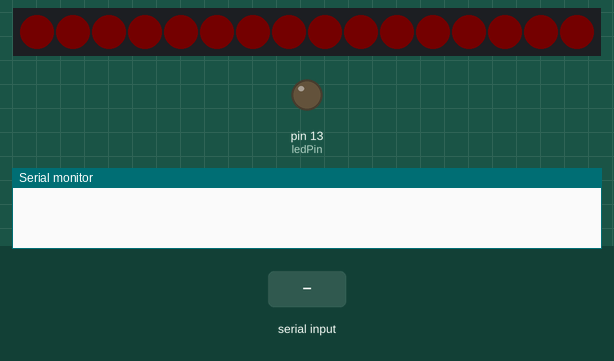
Recording of a sketch running on a simulated Arduino Uno, built with avr-gcc and run on an emulated ATmega328P. On the bench: 16 RGB LEDs in strip order, left to right, output pins drawn as LEDs (lit = HIGH), the last lines printed to the serial monitor. The inputs (shaded band) are chosen by the test bench. Dim RGB values are drawn brighter than linear.

Above: at 0.1 s.
5.3 s: "<90,45,200>" received over Serial
At 5.8 s:
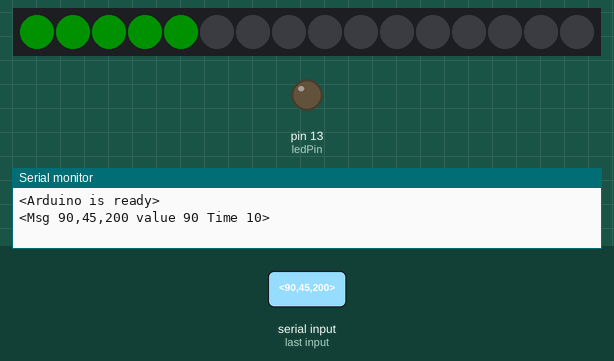
8.3 s: "<200>" received over Serial
At 9.7 s:
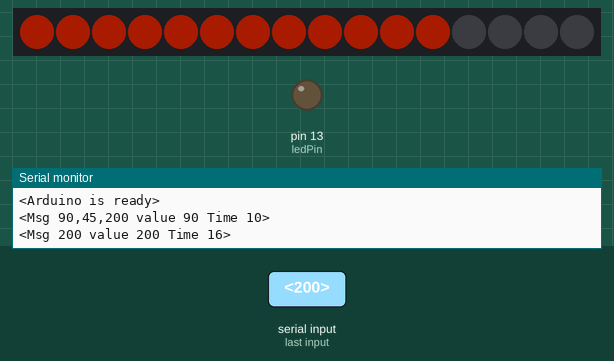
11.3 s: "<30,150>" received over Serial
At 12.9 s:
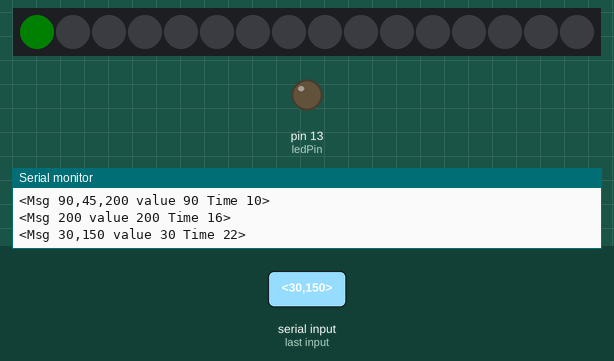
14.3 s: "<90,45>" received over Serial
At 15.0 s:
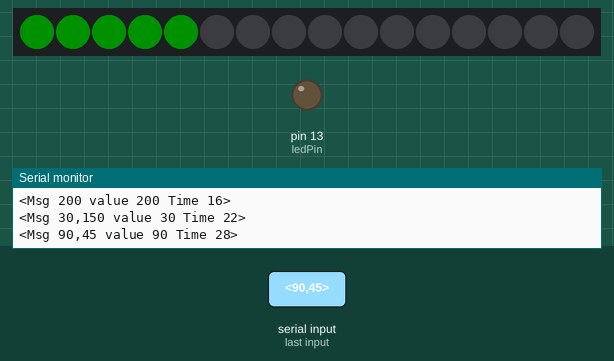
17.3 s: "<5>" received over Serial
At 18.5 s:
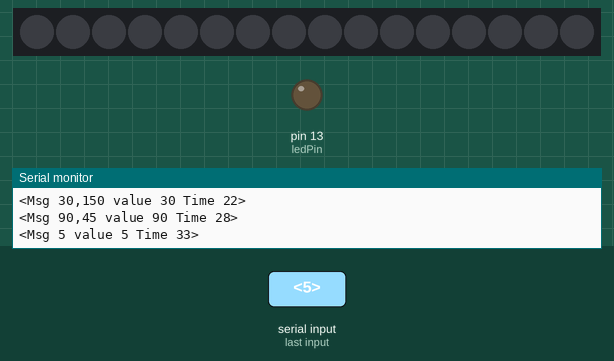
Timing chart, 0 to 19.8 s (numbered marks = the images above; inputs shaded):
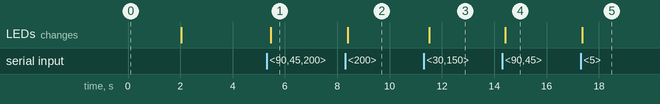

The sketch:

audiovisualizer.ino
```cpp
#include <Adafruit_NeoPixel.h>

#define PIN 11
Adafruit_NeoPixel strip = Adafruit_NeoPixel(16, PIN, NEO_GRB + NEO_KHZ800);

const int ledPin = 13;

const byte buffSize = 40;
char inputBuffer[buffSize];
const char startMarker = '<';
const char endMarker = '>';
byte bytesRecvd = 0;
boolean readInProgress = false;
boolean newDataFromPC = false;

char messageFromPC[buffSize] = {0};
int newFlashInterval = 0;

unsigned long curMillis;

unsigned long prevReplyToPCmillis = 0;
unsigned long replyToPCinterval = 1000;
int soundValue = 0;
int numberOfLeds = 0;

//=============

void setup() {
  Serial.begin(115200);
  pinMode(ledPin, OUTPUT);

  strip.begin();
  strip.setBrightness(50); //adjust brightness here
  strip.show(); // Initialize all pixels to 'off'

  for(int i = 0; i < 16; i++) {
      strip.setPixelColor(i,10,0,0);
      strip.show();
  }
  delay(2000); //init
  for(int i = 0; i < 16; i++) {
      strip.setPixelColor(i,0,0,0);
      strip.show();
  }
  delay(2000);
  // tell the PC we are ready
  Serial.println("<Arduino is ready>");
}

//=============

void loop() {
  curMillis = millis();
  getDataFromPC();
  replyToPC();
  flashLEDs();
}

//=============

void getDataFromPC() {

    // receive data from PC and save it into inputBuffer

  if(Serial.available() > 0) {

    char x = Serial.read();

      // the order of these IF clauses is significant

    if (x == endMarker) {
      readInProgress = false;
      newDataFromPC = true;
      inputBuffer[bytesRecvd] = 0;
      parseData();
    }

    if(readInProgress) {
      inputBuffer[bytesRecvd] = x;
      bytesRecvd ++;
      if (bytesRecvd == buffSize) {
        bytesRecvd = buffSize - 1;
      }
    }

    if (x == startMarker) {
      bytesRecvd = 0;
      readInProgress = true;
    }
  }
}

//=============

void parseData() {
    char * strtokIndx; // this is used by strtok() as an index
//
//  strtokIndx = strtok(inputBuffer,",");      // get the first part - the string
//  strcpy(messageFromPC, strtokIndx); // copy it to messageFromPC
//
//  strtokIndx = strtok(NULL, ","); // this continues where the previous call left off
//  newFlashInterval = atoi(strtokIndx);     // convert this part to an integer
//
//  strtokIndx = strtok(NULL, ",");
//  servoFraction = atof(strtokIndx);     // convert this part to a float

    strtokIndx = strtok(inputBuffer,">");
    strcpy(messageFromPC, strtokIndx);
    soundValue = atoi(strtokIndx); //Value to be used

}

//=============

void replyToPC() {

  if (newDataFromPC) {
    newDataFromPC = false;
    Serial.print("<Msg ");
    Serial.print(messageFromPC);
    Serial.print(" value ");
    Serial.print(soundValue);
    Serial.print(" Time ");
    Serial.print(curMillis >> 9); // divide by 512 is approx = half-seconds
    Serial.println(">");
  }
}

//=============

void flashLEDs() {
   float red = 0;
   float green = 0;
   float blue = 0;

   for(int i = 0; i < 16; i++) { // "black" color, resets leds
        strip.setPixelColor(i,0,0,0);
        strip.show();
   }

   if(soundValue < 100) {
    red = 0;
    green = 1;
    blue = 0;
   }
   else if(soundValue >= 100 && soundValue <= 150) {
    red = 1;
    green = 1;
    blue = 0;
   }
   else if(soundValue > 150 && soundValue <= 230) {
    red = 1.1;
    green = 0.2;
    blue = 0;
   }
   else if(soundValue > 230) {
    red = 1;
    green = 0;
    blue = 0;
   }

   numberOfLeds = (soundValue*16)/255;
   for(int i = 0; i < numberOfLeds; i++) {
      strip.setPixelColor(i,red*soundValue,green*soundValue,blue*soundValue);
      strip.show();
   }

}
```

Measured:
- after the input at 5.3 s, the LEDs: change after 0.15 s (image 1)
- after the input at 8.3 s, the LEDs: change after 0.10 s (image 2)
- after the input at 11.3 s, the LEDs: change after 0.22 s (image 3)
- after the input at 14.3 s, the LEDs: change after 0.12 s (image 4)
- after the input at 17.3 s, the LEDs: change after 0.05 s (image 5)
